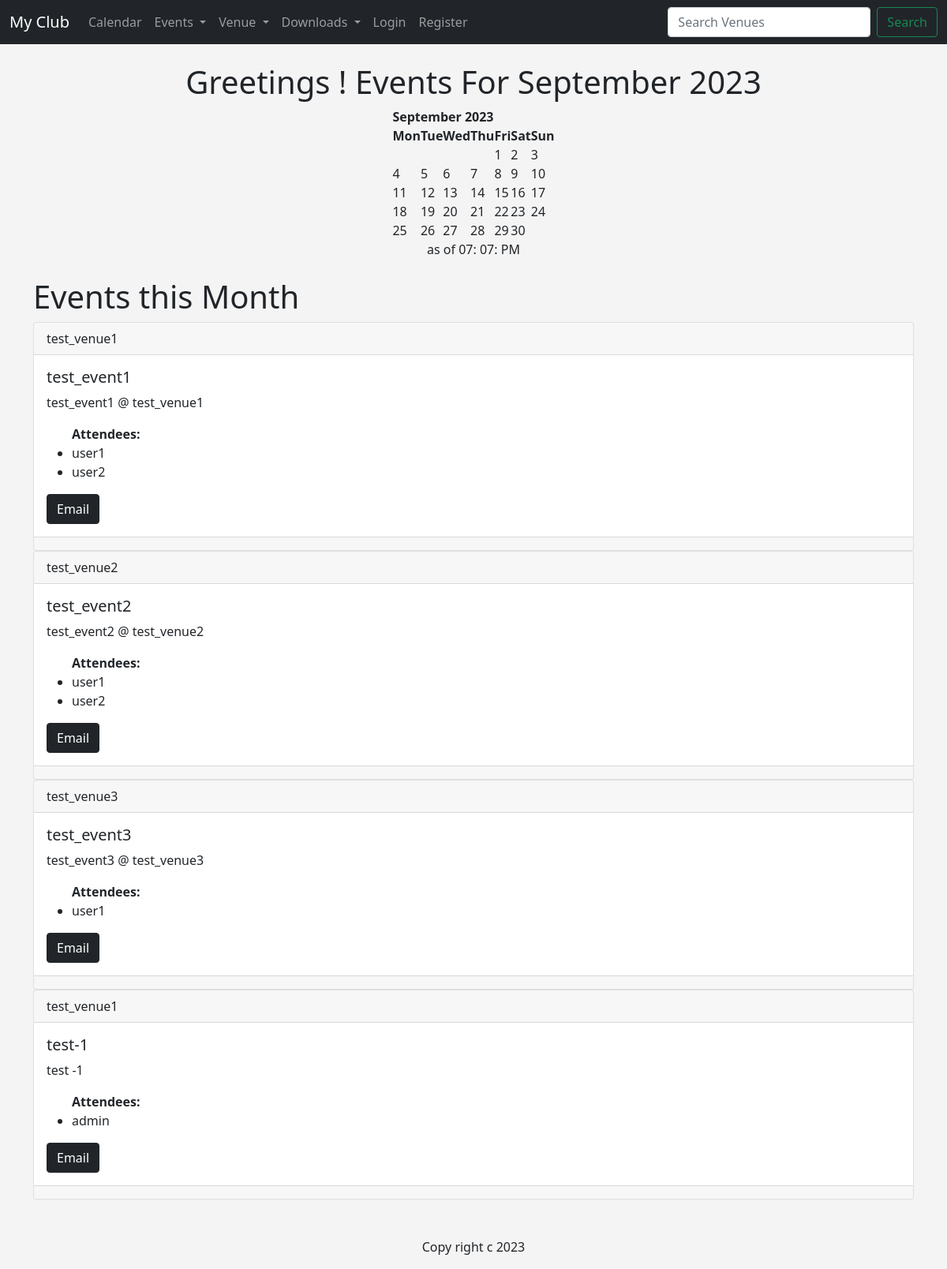
The page / on the database its author committed.
### events/models.py (models this page shows, shortened)
class Event(models.Model):
    name = models.CharField('Event Name', max_length=120)
    event_date = models.DateTimeField('Event date')
    venue = models.ForeignKey(Venue, blank=True, null=True, on_delete=models.CASCADE)
    manager = models.ForeignKey(User, blank=True, null=True, on_delete=models.SET_NULL)
    description = models.TextField(blank=True)
    attendees = models.ManyToManyField(User, related_name='attendees', blank=True)
    def __str__(self):
        return self.name

class Venue(models.Model):
    name = models.CharField('Venue Name', max_length=120)
    address = models.CharField(max_length=300)
    zip_code =models.CharField('Zip Code', max_length=10)
    phone = models.CharField('Contact Phone', max_length=15,blank=True)
    website = models.URLField('Website Address',blank=True)
    email_address = models.EmailField('Email Address',blank=True)
    owner = models.IntegerField('Venue Owner', blank=False, default=1)
    venue_image = models.ImageField(null=True, blank=True, upload_to='Images/')
    def __str__(self):
        return self.name

### events/views.py (the view)
# urls.py: path('', views.home, name='home'),
def home(request, year=datetime.now().year, month=datetime.now().strftime('%B')):
    month = month.title()
    month_number = list(calendar.month_name).index(month)
    month_number = int(month_number)
    cal = HTMLCalendar().formatmonth(year, month_number)
    now = datetime.now()
    current_year = now.year
    time = now.strftime('%I: %M: %p')
    event_list = Event.objects.filter(
        event_date__year = year, event_date__month = month_number
    )
    return render(request, "events/home.html",{
        'year': year,
        'month': month,
        'month_number': month_number,
        "cal" : cal,
        "current_year" : current_year,
        "time" : time,
        "event_list" : event_list,
    })

### templates/events/home.html (shortened to what this page needs)
{% extends 'events/base.html' %}
    {% block content %}
    <center>
        <h1>Greetings ! Events For {{month}} {{year}}</h1>
        {{cal | safe}}
        as of {{time}}
        <br><br>
    </center>
    {% if event_list %}
    <h1>Events this Month</h1>
    {% for event in event_list %}
    <div class="card">
        <div class="card-header">
            {{event.venue}}
        </div>
        <div class="card-body">
             <h5 class="card-title">{{event}} </h5>
            <p class="card-text"> {{event.description}} </p>
            <ul>
                <strong>Attendees: </strong>
                {% for user in event.attendees.all  %}
                <li> {{ user }} </li>
                {% endfor %}
            </ul>
            <a href="mailto:{{event.venue.email_address}}" class="btn btn-dark">Email</a>
        </div>
        <div class="card-footer text-muted">
        </div>
    </div>
    {% endfor %}
    {% else %}
    <h1>There is no events this month</h1>
    {% endif %}
    <br><br>
    <center>
        <p>Copy right c {{year}} </p>
    </center>
    {% endblock %}

### templates/events/base.html (style rules this page uses)
body { background-color: #f4f4f4; }

### rows shown on the page
Event: venue "test_venue1", name "test_event1", description "test_event1 @ test_venue1"
Event: venue "test_venue2", name "test_event2", description "test_event2 @ test_venue2"
Event: venue "test_venue3", name "test_event3", description "test_event3 @ test_venue3"
Event: venue "test_venue1", name "test-1", description "test -1"

### other values the page prints
{{ month }} "September"
{{ cal | safe }} "September 2023 Mon Tue Wed Thu Fri Sat Sun 1 2 3 4 5 6 7 8 9 10 11 12 13 14 15 16 17 18 19 20 21 22 23 24 25 26 27 28 29 30"
{{ time }} "07: 07: PM"
{{ user }} "user1"
{{ user }} "user2"
{{ user }} "admin"
